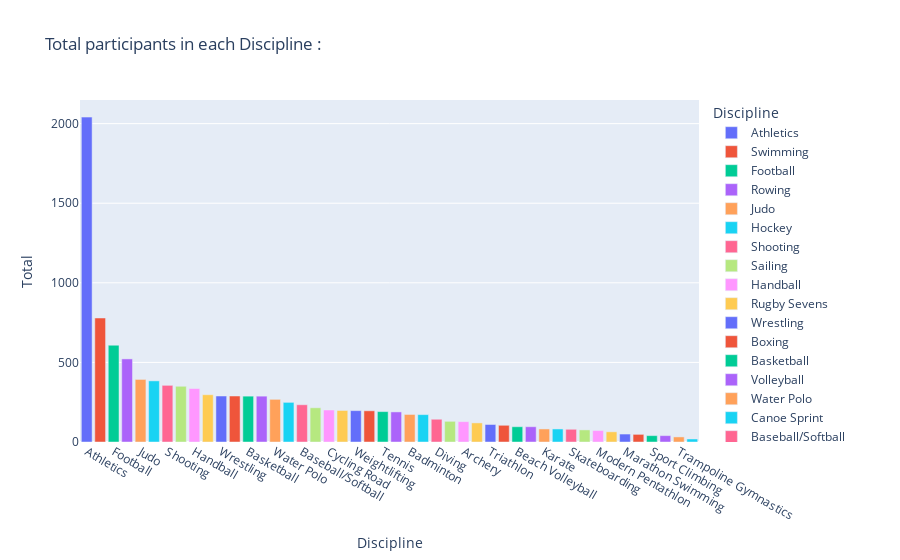

The cell this chart's notebook holds for it:
### Markdown cell above
### Number of participants in each Discipline

### Code cell
ParticipantsSortByTotalDf = GenderDf.sort_values(by='Total', ascending=False)
px.bar(ParticipantsSortByTotalDf, x="Discipline", y="Total", color="Discipline", title="Total participants in each Discipline : ")

### Figure 1 — Plotly figure (JSON) as saved in the notebook; plotly's stock layout.template omitted (floating-point values rounded to 4 significant figures)
{"data": [{"alignmentgroup": "True", "hovertemplate": "Discipline=%{x}<br>Total=%{y}<extra></extra>", "legendgroup": "Athletics", "marker": {"color": "#636efa", "pattern": {"shape": ""}}, "name": "Athletics", "offsetgroup": "Athletics", "orientation": "v", "showlegend": true, "textposition": "auto", "type": "bar", "x": ["Athletics"], "xaxis": "x", "y": [2041], "yaxis": "y"}, {"alignmentgroup": "True", "hovertemplate": "Discipline=%{x}<br>Total=%{y}<extra></extra>", "legendgroup": "Swimming", "marker": {"color": "#EF553B", "pattern": {"shape": ""}}, "name": "Swimming", "offsetgroup": "Swimming", "orientation": "v", "showlegend": true, "textposition": "auto", "type": "bar", "x": ["Swimming"], "xaxis": "x", "y": [779], "yaxis": "y"}, {"alignmentgroup": "True", "hovertemplate": "Discipline=%{x}<br>Total=%{y}<extra></extra>", "legendgroup": "Football", "marker": {"color": "#00cc96", "pattern": {"shape": ""}}, "name": "Football", "offsetgroup": "Football", "orientation": "v", "showlegend": true, "textposition": "auto", "type": "bar", "x": ["Football"], "xaxis": "x", "y": [608], "yaxis": "y"}, {"alignmentgroup": "True", "hovertemplate": "Discipline=%{x}<br>Total=%{y}<extra></extra>", "legendgroup": "Rowing", "marker": {"color": "#ab63fa", "pattern": {"shape": ""}}, "name": "Rowing", "offsetgroup": "Rowing", "orientation": "v", "showlegend": true, "textposition": "auto", "type": "bar", "x": ["Rowing"], "xaxis": "x", "y": [522], "yaxis": "y"}, {"alignmentgroup": "True", "hovertemplate": "Discipline=%{x}<br>Total=%{y}<extra></extra>", "legendgroup": "Judo", "marker": {"color": "#FFA15A", "pattern": {"shape": ""}}, "name": "Judo", "offsetgroup": "Judo", "orientation": "v", "showlegend": true, "textposition": "auto", "type": "bar", "x": ["Judo"], "xaxis": "x", "y": [393], "yaxis": "y"}, {"alignmentgroup": "True", "hovertemplate": "Discipline=%{x}<br>Total=%{y}<extra></extra>", "legendgroup": "Hockey", "marker": {"color": "#19d3f3", "pattern": {"shape": ""}}, "name": "Hockey", "offsetgroup": "Hockey", "orientation": "v", "showlegend": true, "textposition": "auto", "type": "bar", "x": ["Hockey"], "xaxis": "x", "y": [384], "yaxis": "y"}, {"alignmentgroup": "True", "hovertemplate": "Discipline=%{x}<br>Total=%{y}<extra></extra>", "legendgroup": "Shooting", "marker": {"color": "#FF6692", "pattern": {"shape": ""}}, "name": "Shooting", "offsetgroup": "Shooting", "orientation": "v", "showlegend": true, "textposition": "auto", "type": "bar", "x": ["Shooting"], "xaxis": "x", "y": [356], "yaxis": "y"}, {"alignmentgroup": "True", "hovertemplate": "Discipline=%{x}<br>Total=%{y}<extra></extra>", "legendgroup": "Sailing", "marker": {"color": "#B6E880", "pattern": {"shape": ""}}, "name": "Sailing", "offsetgroup": "Sailing", "orientation": "v", "showlegend": true, "textposition": "auto", "type": "bar", "x": ["Sailing"], "xaxis": "x", "y": [350], "yaxis": "y"}, {"alignmentgroup": "True", "hovertemplate": "Discipline=%{x}<br>Total=%{y}<extra></extra>", "legendgroup": "Handball", "marker": {"color": "#FF97FF", "pattern": {"shape": ""}}, "name": "Handball", "offsetgroup": "Handball", "orientation": "v", "showlegend": true, "textposition": "auto", "type": "bar", "x": ["Handball"], "xaxis": "x", "y": [336], "yaxis": "y"}, {"alignmentgroup": "True", "hovertemplate": "Discipline=%{x}<br>Total=%{y}<extra></extra>", "legendgroup": "Rugby Sevens", "marker": {"color": "#FECB52", "pattern": {"shape": ""}}, "name": "Rugby Sevens", "offsetgroup": "Rugby Sevens", "orientation": "v", "showlegend": true, "textposition": "auto", "type": "bar", "x": ["Rugby Sevens"], "xaxis": "x", "y": [297], "yaxis": "y"}, {"alignmentgroup": "True", "hovertemplate": "Discipline=%{x}<br>Total=%{y}<extra></extra>", "legendgroup": "Wrestling", "marker": {"color": "#636efa", "pattern": {"shape": ""}}, "name": "Wrestling", "offsetgroup": "Wrestling", "orientation": "v", "showlegend": true, "textposition": "auto", "type": "bar", "x": ["Wrestling"], "xaxis": "x", "y": [289], "yaxis": "y"}, {"alignmentgroup": "True", "hovertemplate": "Discipline=%{x}<br>Total=%{y}<extra></extra>", "legendgroup": "Boxing", "marker": {"color": "#EF553B", "pattern": {"shape": ""}}, "name": "Boxing", "offsetgroup": "Boxing", "orientation": "v", "showlegend": true, "textposition": "auto", "type": "bar", "x": ["Boxing"], "xaxis": "x", "y": [289], "yaxis": "y"}, {"alignmentgroup": "True", "hovertemplate": "Discipline=%{x}<br>Total=%{y}<extra></extra>", "legendgroup": "Basketball", "marker": {"color": "#00cc96", "pattern": {"shape": ""}}, "name": "Basketball", "offsetgroup": "Basketball", "orientation": "v", "showlegend": true, "textposition": "auto", "type": "bar", "x": ["Basketball"], "xaxis": "x", "y": [288], "yaxis": "y"}, {"alignmentgroup": "True", "hovertemplate": "Discipline=%{x}<br>Total=%{y}<extra></extra>", "legendgroup": "Volleyball", "marker": {"color": "#ab63fa", "pattern": {"shape": ""}}, "name": "Volleyball", "offsetgroup": "Volleyball", "orientation": "v", "showlegend": true, "textposition": "auto", "type": "bar", "x": ["Volleyball"], "xaxis": "x", "y": [288], "yaxis": "y"}, {"alignmentgroup": "True", "hovertemplate": "Discipline=%{x}<br>Total=%{y}<extra></extra>", "legendgroup": "Water Polo", "marker": {"color": "#FFA15A", "pattern": {"shape": ""}}, "name": "Water Polo", "offsetgroup": "Water Polo", "orientation": "v", "showlegend": true, "textposition": "auto", "type": "bar", "x": ["Water Polo"], "xaxis": "x", "y": [268], "yaxis": "y"}, {"alignmentgroup": "True", "hovertemplate": "Discipline=%{x}<br>Total=%{y}<extra></extra>", "legendgroup": "Canoe Sprint", "marker": {"color": "#19d3f3", "pattern": {"shape": ""}}, "name": "Canoe Sprint", "offsetgroup": "Canoe Sprint", "orientation": "v", "showlegend": true, "textposition": "auto", "type": "bar", "x": ["Canoe Sprint"], "xaxis": "x", "y": [249], "yaxis": "y"}, {"alignmentgroup": "True", "hovertemplate": "Discipline=%{x}<br>Total=%{y}<extra></extra>", "legendgroup": "Baseball/Softball", "marker": {"color": "#FF6692", "pattern": {"shape": ""}}, "name": "Baseball/Softball", "offsetgroup": "Baseball/Softball", "orientation": "v", "showlegend": true, "textposition": "auto", "type": "bar", "x": ["Baseball/Softball"], "xaxis": "x", "y": [234], "yaxis": "y"}, {"alignmentgroup": "True", "hovertemplate": "Discipline=%{x}<br>Total=%{y}<extra></extra>", "legendgroup": "Fencing", "marker": {"color": "#B6E880", "pattern": {"shape": ""}}, "name": "Fencing", "offsetgroup": "Fencing", "orientation": "v", "showlegend": true, "textposition": "auto", "type": "bar", "x": ["Fencing"], "xaxis": "x", "y": [215], "yaxis": "y"}, {"alignmentgroup": "True", "hovertemplate": "Discipline=%{x}<br>Total=%{y}<extra></extra>", "legendgroup": "Cycling Road", "marker": {"color": "#FF97FF", "pattern": {"shape": ""}}, "name": "Cycling Road", "offsetgroup": "Cycling Road", "orientation": "v", "showlegend": true, "textposition": "auto", "type": "bar", "x": ["Cycling Road"], "xaxis": "x", "y": [201], "yaxis": "y"}, {"alignmentgroup": "True", "hovertemplate": "Discipline=%{x}<br>Total=%{y}<extra></extra>", "legendgroup": "Equestrian", "marker": {"color": "#FECB52", "pattern": {"shape": ""}}, "name": "Equestrian", "offsetgroup": "Equestrian", "orientation": "v", "showlegend": true, "textposition": "auto", "type": "bar", "x": ["Equestrian"], "xaxis": "x", "y": [198], "yaxis": "y"}, {"alignmentgroup": "True", "hovertemplate": "Discipline=%{x}<br>Total=%{y}<extra></extra>", "legendgroup": "Weightlifting", "marker": {"color": "#636efa", "pattern": {"shape": ""}}, "name": "Weightlifting", "offsetgroup": "Weightlifting", "orientation": "v", "showlegend": true, "textposition": "auto", "type": "bar", "x": ["Weightlifting"], "xaxis": "x", "y": [197], "yaxis": "y"}, {"alignmentgroup": "True", "hovertemplate": "Discipline=%{x}<br>Total=%{y}<extra></extra>", "legendgroup": "Artistic Gymnastics", "marker": {"color": "#EF553B", "pattern": {"shape": ""}}, "name": "Artistic Gymnastics", "offsetgroup": "Artistic Gymnastics", "orientation": "v", "showlegend": true, "textposition": "auto", "type": "bar", "x": ["Artistic Gymnastics"], "xaxis": "x", "y": [196], "yaxis": "y"}, {"alignmentgroup": "True", "hovertemplate": "Discipline=%{x}<br>Total=%{y}<extra></extra>", "legendgroup": "Tennis", "marker": {"color": "#00cc96", "pattern": {"shape": ""}}, "name": "Tennis", "offsetgroup": "Tennis", "orientation": "v", "showlegend": true, "textposition": "auto", "type": "bar", "x": ["Tennis"], "xaxis": "x", "y": [191], "yaxis": "y"}, {"alignmentgroup": "True", "hovertemplate": "Discipline=%{x}<br>Total=%{y}<extra></extra>", "legendgroup": "Cycling Track", "marker": {"color": "#ab63fa", "pattern": {"shape": ""}}, "name": "Cycling Track", "offsetgroup": "Cycling Track", "orientation": "v", "showlegend": true, "textposition": "auto", "type": "bar", "x": ["Cycling Track"], "xaxis": "x", "y": [189], "yaxis": "y"}, {"alignmentgroup": "True", "hovertemplate": "Discipline=%{x}<br>Total=%{y}<extra></extra>", "legendgroup": "Badminton", "marker": {"color": "#FFA15A", "pattern": {"shape": ""}}, "name": "Badminton", "offsetgroup": "Badminton", "orientation": "v", "showlegend": true, "textposition": "auto", "type": "bar", "x": ["Badminton"], "xaxis": "x", "y": [173], "yaxis": "y"}, {"alignmentgroup": "True", "hovertemplate": "Discipline=%{x}<br>Total=%{y}<extra></extra>", "legendgroup": "Table Tennis", "marker": {"color": "#19d3f3", "pattern": {"shape": ""}}, "name": "Table Tennis", "offsetgroup": "Table Tennis", "orientation": "v", "showlegend": true, "textposition": "auto", "type": "bar", "x": ["Table Tennis"], "xaxis": "x", "y": [172], "yaxis": "y"}, {"alignmentgroup": "True", "hovertemplate": "Discipline=%{x}<br>Total=%{y}<extra></extra>", "legendgroup": "Diving", "marker": {"color": "#FF6692", "pattern": {"shape": ""}}, "name": "Diving", "offsetgroup": "Diving", "orientation": "v", "showlegend": true, "textposition": "auto", "type": "bar", "x": ["Diving"], "xaxis": "x", "y": [143], "yaxis": "y"}, {"alignmentgroup": "True", "hovertemplate": "Discipline=%{x}<br>Total=%{y}<extra></extra>", "legendgroup": "Taekwondo", "marker": {"color": "#B6E880", "pattern": {"shape": ""}}, "name": "Taekwondo", "offsetgroup": "Taekwondo", "orientation": "v", "showlegend": true, "textposition": "auto", "type": "bar", "x": ["Taekwondo"], "xaxis": "x", "y": [130], "yaxis": "y"}, {"alignmentgroup": "True", "hovertemplate": "Discipline=%{x}<br>Total=%{y}<extra></extra>", "legendgroup": "Archery", "marker": {"color": "#FF97FF", "pattern": {"shape": ""}}, "name": "Archery", "offsetgroup": "Archery", "orientation": "v", "showlegend": true, "textposition": "auto", "type": "bar", "x": ["Archery"], "xaxis": "x", "y": [128], "yaxis": "y"}, {"alignmentgroup": "True", "hovertemplate": "Discipline=%{x}<br>Total=%{y}<extra></extra>", "legendgroup": "Golf", "marker": {"color": "#FECB52", "pattern": {"shape": ""}}, "name": "Golf", "offsetgroup": "Golf", "orientation": "v", "showlegend": true, "textposition": "auto", "type": "bar", "x": ["Golf"], "xaxis": "x", "y": [120], "yaxis": "y"}, {"alignmentgroup": "True", "hovertemplate": "Discipline=%{x}<br>Total=%{y}<extra></extra>", "legendgroup": "Triathlon", "marker": {"color": "#636efa", "pattern": {"shape": ""}}, "name": "Triathlon", "offsetgroup": "Triathlon", "orientation": "v", "showlegend": true, "textposition": "auto", "type": "bar", "x": ["Triathlon"], "xaxis": "x", "y": [110], "yaxis": "y"}, {"alignmentgroup": "True", "hovertemplate": "Discipline=%{x}<br>Total=%{y}<extra></extra>", "legendgroup": "Artistic Swimming", "marker": {"color": "#EF553B", "pattern": {"shape": ""}}, "name": "Artistic Swimming", "offsetgroup": "Artistic Swimming", "orientation": "v", "showlegend": true, "textposition": "auto", "type": "bar", "x": ["Artistic Swimming"], "xaxis": "x", "y": [105], "yaxis": "y"}, {"alignmentgroup": "True", "hovertemplate": "Discipline=%{x}<br>Total=%{y}<extra></extra>", "legendgroup": "Beach Volleyball", "marker": {"color": "#00cc96", "pattern": {"shape": ""}}, "name": "Beach Volleyball", "offsetgroup": "Beach Volleyball", "orientation": "v", "showlegend": true, "textposition": "auto", "type": "bar", "x": ["Beach Volleyball"], "xaxis": "x", "y": [96], "yaxis": "y"}, {"alignmentgroup": "True", "hovertemplate": "Discipline=%{x}<br>Total=%{y}<extra></extra>", "legendgroup": "Rhythmic Gymnastics", "marker": {"color": "#ab63fa", "pattern": {"shape": ""}}, "name": "Rhythmic Gymnastics", "offsetgroup": "Rhythmic Gymnastics", "orientation": "v", "showlegend": true, "textposition": "auto", "type": "bar", "x": ["Rhythmic Gymnastics"], "xaxis": "x", "y": [96], "yaxis": "y"}, {"alignmentgroup": "True", "hovertemplate": "Discipline=%{x}<br>Total=%{y}<extra></extra>", "legendgroup": "Karate", "marker": {"color": "#FFA15A", "pattern": {"shape": ""}}, "name": "Karate", "offsetgroup": "Karate", "orientation": "v", "showlegend": true, "textposition": "auto", "type": "bar", "x": ["Karate"], "xaxis": "x", "y": [82], "yaxis": "y"}, {"alignmentgroup": "True", "hovertemplate": "Discipline=%{x}<br>Total=%{y}<extra></extra>", "legendgroup": "Canoe Slalom", "marker": {"color": "#19d3f3", "pattern": {"shape": ""}}, "name": "Canoe Slalom", "offsetgroup": "Canoe Slalom", "orientation": "v", "showlegend": true, "textposition": "auto", "type": "bar", "x": ["Canoe Slalom"], "xaxis": "x", "y": [82], "yaxis": "y"}, {"alignmentgroup": "True", "hovertemplate": "Discipline=%{x}<br>Total=%{y}<extra></extra>", "legendgroup": "Skateboarding", "marker": {"color": "#FF6692", "pattern": {"shape": ""}}, "name": "Skateboarding", "offsetgroup": "Skateboarding", "orientation": "v", "showlegend": true, "textposition": "auto", "type": "bar", "x": ["Skateboarding"], "xaxis": "x", "y": [80], "yaxis": "y"}, {"alignmentgroup": "True", "hovertemplate": "Discipline=%{x}<br>Total=%{y}<extra></extra>", "legendgroup": "Cycling Mountain Bike", "marker": {"color": "#B6E880", "pattern": {"shape": ""}}, "name": "Cycling Mountain Bike", "offsetgroup": "Cycling Mountain Bike", "orientation": "v", "showlegend": true, "textposition": "auto", "type": "bar", "x": ["Cycling Mountain Bike"], "xaxis": "x", "y": [76], "yaxis": "y"}, {"alignmentgroup": "True", "hovertemplate": "Discipline=%{x}<br>Total=%{y}<extra></extra>", "legendgroup": "Modern Pentathlon", "marker": {"color": "#FF97FF", "pattern": {"shape": ""}}, "name": "Modern Pentathlon", "offsetgroup": "Modern Pentathlon", "orientation": "v", "showlegend": true, "textposition": "auto", "type": "bar", "x": ["Modern Pentathlon"], "xaxis": "x", "y": [72], "yaxis": "y"}, {"alignmentgroup": "True", "hovertemplate": "Discipline=%{x}<br>Total=%{y}<extra></extra>", "legendgroup": "3x3 Basketball", "marker": {"color": "#FECB52", "pattern": {"shape": ""}}, "name": "3x3 Basketball", "offsetgroup": "3x3 Basketball", "orientation": "v", "showlegend": true, "textposition": "auto", "type": "bar", "x": ["3x3 Basketball"], "xaxis": "x", "y": [64], "yaxis": "y"}, {"alignmentgroup": "True", "hovertemplate": "Discipline=%{x}<br>Total=%{y}<extra></extra>", "legendgroup": "Marathon Swimming", "marker": {"color": "#636efa", "pattern": {"shape": ""}}, "name": "Marathon Swimming", "offsetgroup": "Marathon Swimming", "orientation": "v", "showlegend": true, "textposition": "auto", "type": "bar", "x": ["Marathon Swimming"], "xaxis": "x", "y": [50], "yaxis": "y"}, {"alignmentgroup": "True", "hovertemplate": "Discipline=%{x}<br>Total=%{y}<extra></extra>", "legendgroup": "Cycling BMX Racing", "marker": {"color": "#EF553B", "pattern": {"shape": ""}}, "name": "Cycling BMX Racing", "offsetgroup": "Cycling BMX Racing", "orientation": "v", "showlegend": true, "textposition": "auto", "type": "bar", "x": ["Cycling BMX Racing"], "xaxis": "x", "y": [48], "yaxis": "y"}, {"alignmentgroup": "True", "hovertemplate": "Discipline=%{x}<br>Total=%{y}<extra></extra>", "legendgroup": "Sport Climbing", "marker": {"color": "#00cc96", "pattern": {"shape": ""}}, "name": "Sport Climbing", "offsetgroup": "Sport Climbing", "orientation": "v", "showlegend": true, "textposition": "auto", "type": "bar", "x": ["Sport Climbing"], "xaxis": "x", "y": [40], "yaxis": "y"}, {"alignmentgroup": "True", "hovertemplate": "Discipline=%{x}<br>Total=%{y}<extra></extra>", "legendgroup": "Surfing", "marker": {"color": "#ab63fa", "pattern": {"shape": ""}}, "name": "Surfing", "offsetgroup": "Surfing", "orientation": "v", "showlegend": true, "textposition": "auto", "type": "bar", "x": ["Surfing"], "xaxis": "x", "y": [40], "yaxis": "y"}, {"alignmentgroup": "True", "hovertemplate": "Discipline=%{x}<br>Total=%{y}<extra></extra>", "legendgroup": "Trampoline Gymnastics", "marker": {"color": "#FFA15A", "pattern": {"shape": ""}}, "name": "Trampoline Gymnastics", "offsetgroup": "Trampoline Gymnastics", "orientation": "v", "showlegend": true, "textposition": "auto", "type": "bar", "x": ["Trampoline Gymnastics"], "xaxis": "x", "y": [32], "yaxis": "y"}, {"alignmentgroup": "True", "hovertemplate": "Discipline=%{x}<br>Total=%{y}<extra></extra>", "legendgroup": "Cycling BMX Freestyle", "marker": {"color": "#19d3f3", "pattern": {"shape": ""}}, "name": "Cycling BMX Freestyle", "offsetgroup": "Cycling BMX Freestyle", "orientation": "v", "showlegend": true, "textposition": "auto", "type": "bar", "x": ["Cycling BMX Freestyle"], "xaxis": "x", "y": [19], "yaxis": "y"}], "layout": {"barmode": "relative", "legend": {"title": {"text": "Discipline"}, "tracegroupgap": 0}, "title": {"text": "Total participants in each Discipline : "}, "xaxis": {"anchor": "y", "categoryarray": ["Athletics", "Swimming", "Football", "Rowing", "Judo", "Hockey", "Shooting", "Sailing", "Handball", "Rugby Sevens", "Wrestling", "Boxing", "Basketball", "Volleyball", "Water Polo", "Canoe Sprint", "Baseball/Softball", "Fencing", "Cycling Road", "Equestrian", "Weightlifting", "Artistic Gymnastics", "Tennis", "Cycling Track", "Badminton", "Table Tennis", "Diving", "Taekwondo", "Archery", "Golf", "Triathlon", "Artistic Swimming", "Beach Volleyball", "Rhythmic Gymnastics", "Karate", "Canoe Slalom", "Skateboarding", "Cycling Mountain Bike", "Modern Pentathlon", "3x3 Basketball", "Marathon Swimming", "Cycling BMX Racing", "Sport Climbing", "Surfing", "Trampoline Gymnastics", "Cycling BMX Freestyle"], "categoryorder": "array", "domain": [0, 1], "title": {"text": "Discipline"}}, "yaxis": {"anchor": "x", "domain": [0, 1], "title": {"text": "Total"}}}}
